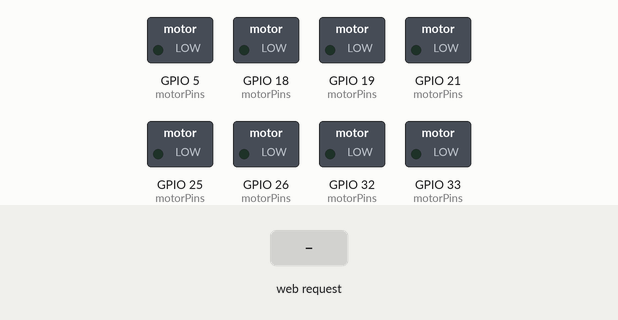
Bench run of a program on a simulated ESP32. Shown: switched loads named in the program (green lamp = pin HIGH). The test bench sets the inputs (shaded band). WiFi joins after 1.5 s; servers stay silent unless stated; storage starts empty; what the program prints to the serial monitor is not drawn.

Above: at 3.2 s.
3.3 s: HTTP request GET /cmd?vx=1&vy=1&omega=1 received
At 4.5 s:
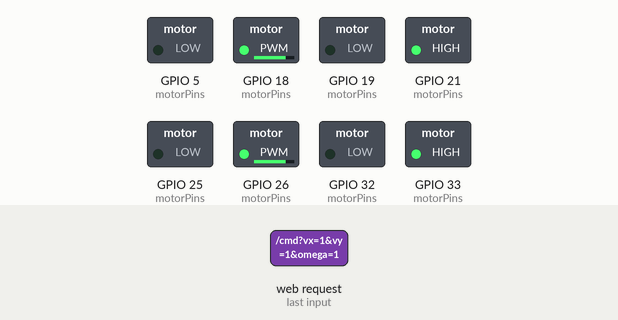
4.8 s: HTTP request GET /cmd?vx=120&vy=120&omega=120 received
At 5.7 s:
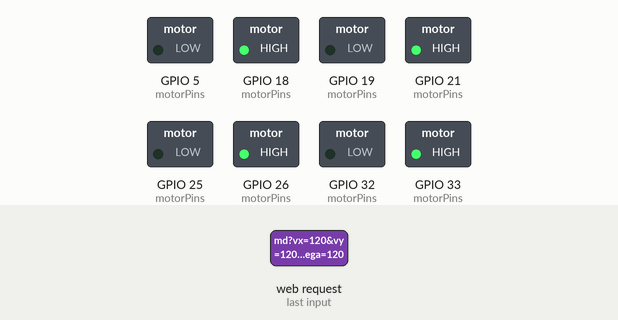
Timing chart, 0 to 7.8 s (numbered marks = the images above; inputs shaded):
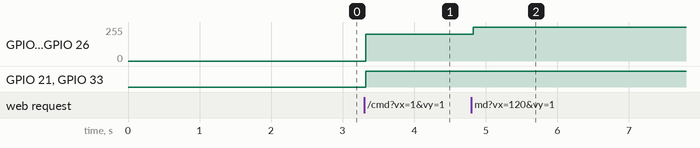

Measured:
- after the input at 3.3 s, GPIO 18 (motorPins), GPIO 26 (motorPins): 0/255 → 201/255 at once; GPIO 21 (motorPins), GPIO 33 (motorPins): LOW → HIGH at once
- after the input at 4.8 s, GPIO 18 (motorPins), GPIO 26 (motorPins): 201/255 → 255/255 at once

The program:

main.cpp
```cpp
// main.cpp
#include <WiFi.h>
#include <AsyncTCP.h>
#include <ESPAsyncWebServer.h>
#include <LittleFS.h>
#include <Ticker.h>

// WiFi
const char* ssid = "Tầng 3";
const char* password = "12345678";

// Motor pins (L298N)
const int motorPins[4][2] = {
  {25, 26}, // Motor 1
  {33, 32}, // Motor 2
  {18, 5},  // Motor 3
  {21, 19}  // Motor 4
};

const int pwmChannels[4][2] = {
  {0, 1}, {2, 3}, {4, 5}, {6, 7}
};

const int freq = 30000;
const int resolution = 8;

// Robot geometry
const float lx = 0.075;
const float ly = 0.1275;
const float l = lx + ly;
const float r = 0.03;


// Encoder & PID
volatile int encoderCounts[4] = {0, 0, 0, 0};
float actualSpeeds[4] = {0, 0, 0, 0};
float targetSpeeds[4] = {0, 0, 0, 0};
float pidOutput[4] = {0, 0, 0, 0};

float Kp = 30.0, Ki = 0.0, Kd = 0.0;
float prevError[4] = {0, 0, 0, 0};
float integral[4] = {0, 0, 0, 0};
float dt = 0.05; // 50ms sampling

// Web server
AsyncWebServer server(80);

// ---------------- Hàm encoder ----------------
void IRAM_ATTR countEncoder0() { encoderCounts[0]++; }
void IRAM_ATTR countEncoder1() { encoderCounts[1]++; }
void IRAM_ATTR countEncoder2() { encoderCounts[2]++; }
void IRAM_ATTR countEncoder3() { encoderCounts[3]++; }

void setupPWM() {
  for (int i = 0; i < 4; i++) {
    for (int j = 0; j < 2; j++) {
      ledcSetup(pwmChannels[i][j], freq, resolution);
      ledcAttachPin(motorPins[i][j], pwmChannels[i][j]);
    }
  }
}

void driveMotor(int i, float value) {
  value = constrain(value, -255, 255);
  if (value > 0) {
    ledcWrite(pwmChannels[i][0], value);
    ledcWrite(pwmChannels[i][1], 0);
  } else {
    ledcWrite(pwmChannels[i][0], 0);
    ledcWrite(pwmChannels[i][1], -value);
  }
}

void computePID() {
  for (int i = 0; i < 4; i++) {
    float error = targetSpeeds[i] - actualSpeeds[i];
    integral[i] += error * dt;
    float derivative = (error - prevError[i]) / dt;
    pidOutput[i] = Kp * error + Ki * integral[i] + Kd * derivative;
    prevError[i] = error;
    driveMotor(i, pidOutput[i]);
  }
}

void updateSpeeds() {
  for (int i = 0; i < 4; i++) {
    actualSpeeds[i] = ((float)encoderCounts[i] / 20.0) / dt * 2 * PI; // rad/s
    encoderCounts[i] = 0;
  }
}

Ticker controlLoop;
void controlTask() {
  updateSpeeds();
  computePID();
}

void computeWheelSpeeds(float vx, float vy, float omega) {
  targetSpeeds[0] = (1.0/r)*(vx - vy - l * omega);
  targetSpeeds[1] = (1.0/r)*(vx + vy + l * omega);
  targetSpeeds[2] = (1.0/r)*(vx - vy + l * omega);
  targetSpeeds[3] = (1.0/r)*(vx + vy - l * omega);
}

void setup() {
  Serial.begin(115200);
  WiFi.begin(ssid, password);
  while (WiFi.status() != WL_CONNECTED) {
    delay(1000);
    Serial.println("Connecting to WiFi...");
  }
  Serial.println("Connected to WiFi");
  Serial.println(WiFi.localIP());

  if (!LittleFS.begin()) {
    Serial.println("LittleFS mount failed");
    return;
  }

  setupPWM();

    // Gắn ngắt encoder

  server.on("/", HTTP_GET, [](AsyncWebServerRequest *request){
    request->send(LittleFS, "/index.html", "text/html");
  });

  server.on("/cmd", HTTP_GET, [](AsyncWebServerRequest *request){
    if (request->hasParam("vx") && request->hasParam("vy") && request->hasParam("omega")) {
      float vx = request->getParam("vx")->value().toFloat();
      float vy = request->getParam("vy")->value().toFloat();
      float omega = request->getParam("omega")->value().toFloat();
      computeWheelSpeeds(vx, vy, omega);
      request->send(200, "text/plain", "OK");
    } else {
      request->send(400, "text/plain", "Missing parameters");
    }
  });


  server.begin();
  controlLoop.attach(dt, controlTask);
}

void loop() {
  // Không cần xử lý gì ở đây
}
```
